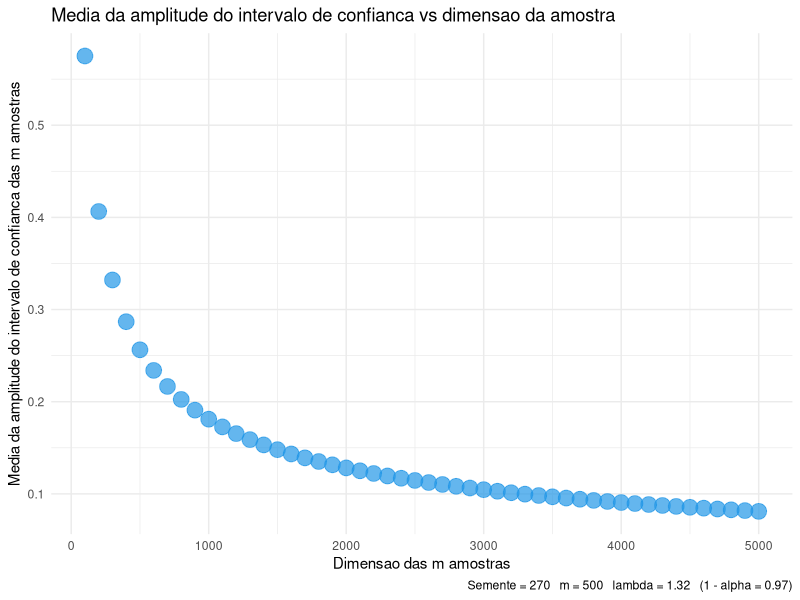

Write R code to recreate this figure.
library(tidyverse)
#Dados iniciais
expSeed <- 270
nAmostras <- 500
dimArray <- seq(100, 5000, by = 100)
lamb <- 1.32
lvlConf <- 0.97

alpha <- 1 - lvlConf
quantAlpha <- qnorm(1-alpha/2)

dfGraf <- data.frame(matrix(nrow = length(dimArray),ncol = 2))
colnames(dfGraf) <- c('dim','MAn')
j <- 0
for (dim in dimArray){
  j <- j + 1
  set.seed(seed = expSeed)
  amostra <- replicate(nAmostras, rexp(n = dim, rate = lamb))
  media <- apply(amostra,2,mean)
  limAmp <- array (dim = nAmostras)
  for (i in 1:length(media)){
    limInf <- ((1-(quantAlpha/sqrt(dim)))/media[i])
    limSup <- ((1+(quantAlpha/sqrt(dim)))/media[i])
    limAmp[i] <- limSup - limInf
  }
  dfGraf[j,1] <- dim
  dfGraf[j,2] <- mean(limAmp)
}

ggplot(dfGraf,aes(x = dim, y = MAn))+
  geom_point(size = 5, alpha = 0.7, colour = 4)+
  theme_minimal()+
  labs(title = 'Media da amplitude do intervalo de confianca vs dimensao da amostra',
       caption = 'Semente = 270   m = 500   lambda = 1.32   (1 - alpha = 0.97)',
       x = 'Dimensao das m amostras',
       y = 'Media da amplitude do intervalo de confianca das m amostras')